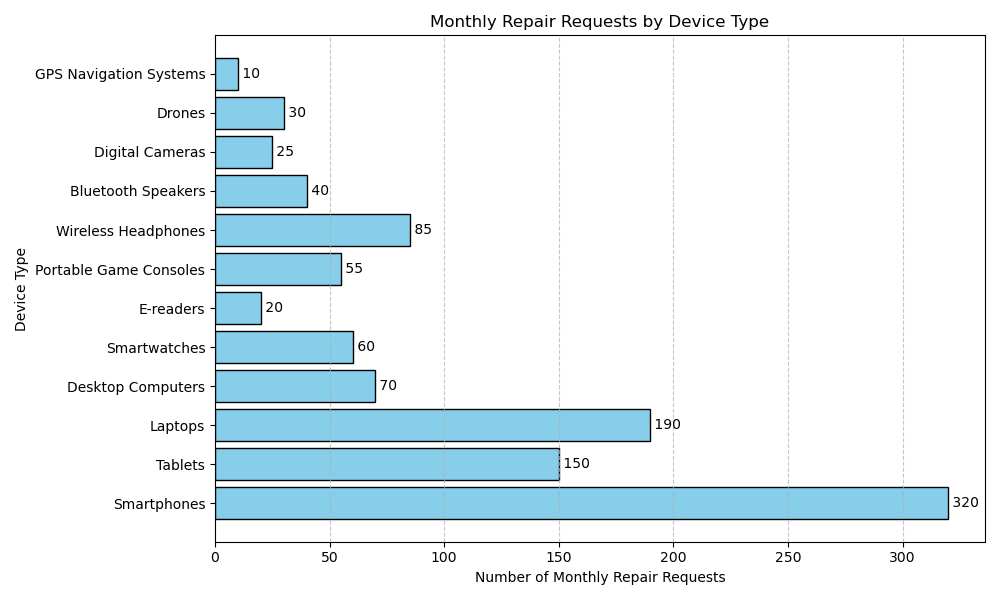

Python code for this plot:

import matplotlib.pyplot as plt

# Given data
data = [
    {'Device Type': 'Smartphones', 'Monthly Repair Requests': 320},
    {'Device Type': 'Tablets', 'Monthly Repair Requests': 150},
    {'Device Type': 'Laptops', 'Monthly Repair Requests': 190},
    {'Device Type': 'Desktop Computers', 'Monthly Repair Requests': 70},
    {'Device Type': 'Smartwatches', 'Monthly Repair Requests': 60},
    {'Device Type': 'E-readers', 'Monthly Repair Requests': 20},
    {'Device Type': 'Portable Game Consoles', 'Monthly Repair Requests': 55},
    {'Device Type': 'Wireless Headphones', 'Monthly Repair Requests': 85},
    {'Device Type': 'Bluetooth Speakers', 'Monthly Repair Requests': 40},
    {'Device Type': 'Digital Cameras', 'Monthly Repair Requests': 25},
    {'Device Type': 'Drones', 'Monthly Repair Requests': 30},
    {'Device Type': 'GPS Navigation Systems', 'Monthly Repair Requests': 10}
]

# Extracting device types and their corresponding monthly repair requests
device_types = [item['Device Type'] for item in data]
repair_requests = [item['Monthly Repair Requests'] for item in data]

# Creating bar locations
bar_positions = range(len(device_types))

# Starting the plot
plt.figure(figsize=(10, 6))  # Custom figure size

# Creating the bar chart with horizontal bars
plt.barh(bar_positions, repair_requests, color='skyblue', edgecolor='black')

# Setting the y-ticks to device type names
plt.yticks(bar_positions, device_types)

# Adding a title and labels
plt.title('Monthly Repair Requests by Device Type')
plt.xlabel('Number of Monthly Repair Requests')
plt.ylabel('Device Type')

# Grid lines can help the readability of the chart
plt.grid(axis='x', linestyle='--', alpha=0.7)

# Adding value labels to each bar
for index, value in enumerate(repair_requests):
    plt.text(value, index, f' {value}', va='center')

# Show the plot
plt.tight_layout()  # Adjusts the plot to ensure everything fits without overlapping
plt.show()
